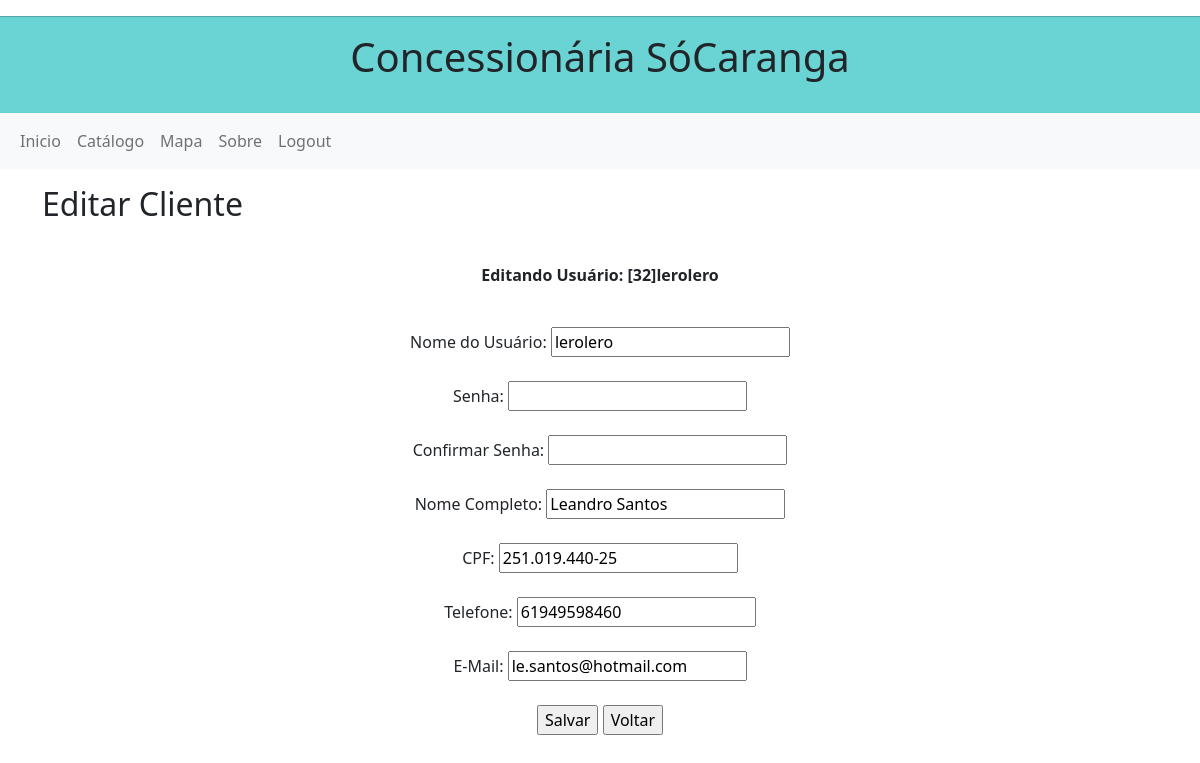
The app's page /editar_cliente.php?id_editar=32 with its own data.
### tables this page shows
CREATE TABLE `tb_usuario` (
  `id_usuario` int(3) NOT NULL,
  `nome_usuario` varchar(100) NOT NULL,
  `senha` varchar(100) NOT NULL,
  `confirm_senha` varchar(100) NOT NULL,
  `nome` varchar(100) NOT NULL,
  `cpf` varchar(20) NOT NULL,
  `telefone` varchar(45) NOT NULL,
  `email` varchar(45) NOT NULL,
  `perfil` int(1) NOT NULL
);

### editar_cliente.php (the view, shortened to what this page needs)
<!DOCTYPE html>
<?php
    $id_get = $_GET['id_editar'];
    include 'conexao.php';
    $sql = "SELECT * FROM tb_usuario WHERE id_usuario = '$id_get'";
    $clientes = $conn -> prepare($sql);
    $clientes -> execute();
    foreach($clientes AS $i){
        $sel_nome_usuario = $i['nome_usuario'];
        $sel_nome = $i['nome'];
        $sel_cpf = $i['cpf'];
        $sel_telefone = $i['telefone'];
        $sel_email = $i['email'];
    }
?>
<html lang="pt-br">
<head>
    <link href="https://cdn.jsdelivr.net/npm/bootstrap@5.1.3/dist/css/bootstrap.min.css" rel="stylesheet">
</head>
<body>
    <p align='center'><?php include 'menu.php'; ?></p>
    <div class="container">
        <h2>Editar Cliente</h2>
        <br>
        <p align='center'><b><?php echo "Editando Usuário: [$id_get]$sel_nome_usuario" ?></b></p>
        <br>
        <form action="" method="POST" align='center'>
            Nome do Usuário:
            <input type="text" name="nome_usuario" value= "<?php echo $sel_nome_usuario; ?>">
            <br>
            <br>
            Senha:
            <input type="password" name="senha">
            <br>
            <br>
            Confirmar Senha:
            <input type="password" name="confirm_senha">
            <br>
            <br>
            Nome Completo:
            <input type="text" name="nome" value= "<?php echo $sel_nome; ?>">
            <br>
            <br>
            CPF:
            <input type="text" name="cpf" value= "<?php echo $sel_cpf; ?>">
            <br>
            <br>
            Telefone:
            <input type="text" name="telefone" value= "<?php echo $sel_telefone; ?>">
            <br>
            <br>
            E-Mail:
            <input type="text" name="email" value= "<?php echo $sel_email; ?>">
            <br>
            <br>
            <input type="submit" value="Salvar" name="salvar">
            <input type="button" value="Voltar" onClick="window.history.back();">
        </form>
    </div>
</body>
</html>

### records on screen
tb_usuario: nome_usuario "lerolero", nome "Leandro Santos", cpf "251.019.440-25", telefone "61949598460", email "le.santos@hotmail.com"

### other values on screen
$id_get "32"
